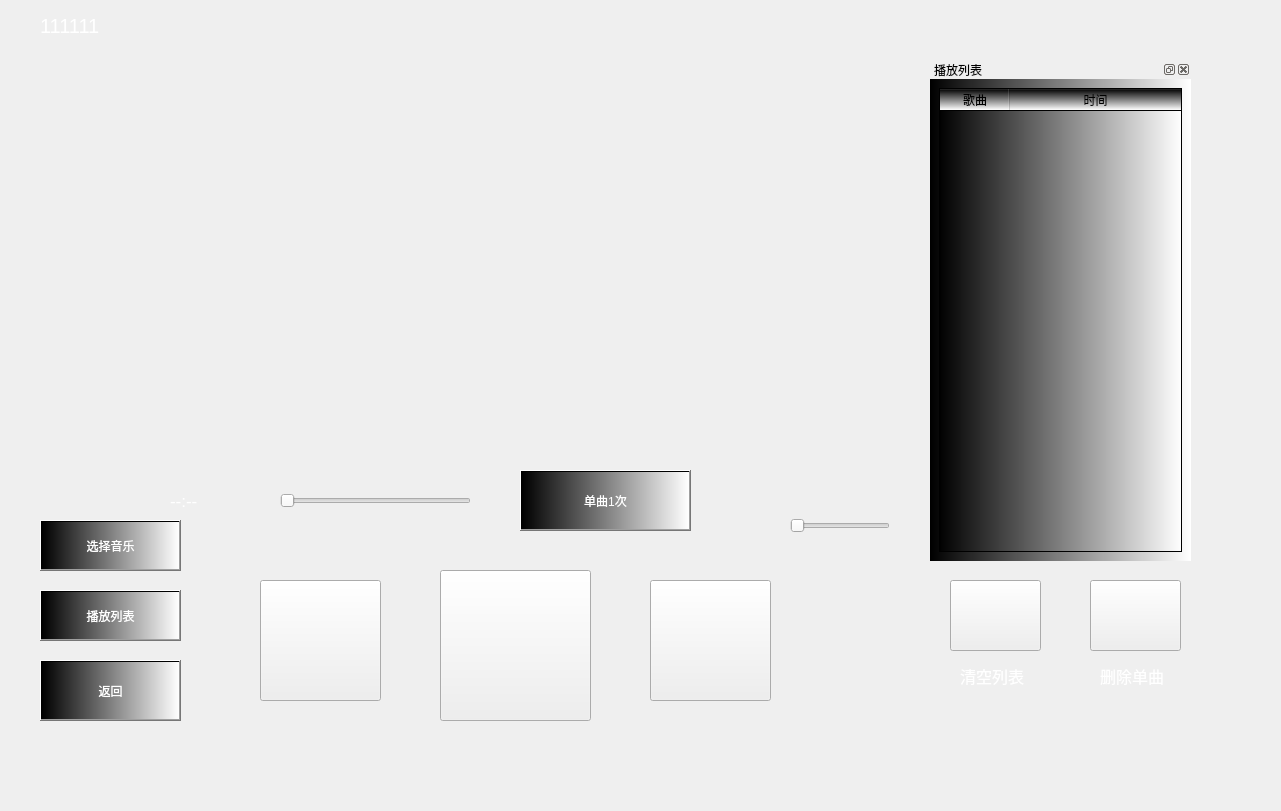
<?xml version="1.0" encoding="UTF-8"?>
<ui version="4.0">
 <class>CarMusic</class>
 <widget class="QMainWindow" name="CarMusic">
  <property name="geometry">
   <rect>
    <x>0</x>
    <y>0</y>
    <width>1281</width>
    <height>811</height>
   </rect>
  </property>
  <property name="windowTitle">
   <string>MainWindow</string>
  </property>
  <widget class="QWidget" name="centralwidget">
   <widget class="QLabel" name="label_4">
    <property name="geometry">
     <rect>
      <x>-10</x>
      <y>0</y>
      <width>1301</width>
      <height>801</height>
     </rect>
    </property>
    <property name="styleSheet">
     <string notr="true">border-image: url(:/new/prefix1/backbroad.png);</string>
    </property>
    <property name="text">
     <string/>
    </property>
   </widget>
   <widget class="QDockWidget" name="dockWidget_playlist">
    <property name="geometry">
     <rect>
      <x>930</x>
      <y>60</y>
      <width>261</width>
      <height>501</height>
     </rect>
    </property>
    <property name="styleSheet">
     <string notr="true">background-color: qlineargradient(spread:pad, x1:0, y1:0, x2:1, y2:0, stop:0 rgba(0, 0, 0, 255), stop:1 rgba(255, 255, 255, 255));</string>
    </property>
    <property name="windowTitle">
     <string>播放列表</string>
    </property>
    <widget class="QWidget" name="dockWidgetContents">
     <layout class="QGridLayout" name="gridLayout_2">
      <item row="0" column="1">
       <widget class="QTableWidget" name="tableWidget_playlist">
        <property name="contextMenuPolicy">
         <enum>Qt::CustomContextMenu</enum>
        </property>
        <property name="styleSheet">
         <string notr="true"/>
        </property>
        <property name="horizontalScrollBarPolicy">
         <enum>Qt::ScrollBarAlwaysOff</enum>
        </property>
        <property name="sizeAdjustPolicy">
         <enum>QAbstractScrollArea::AdjustToContentsOnFirstShow</enum>
        </property>
        <property name="editTriggers">
         <set>QAbstractItemView::NoEditTriggers</set>
        </property>
        <property name="selectionBehavior">
         <enum>QAbstractItemView::SelectRows</enum>
        </property>
        <property name="showGrid">
         <bool>true</bool>
        </property>
        <property name="gridStyle">
         <enum>Qt::SolidLine</enum>
        </property>
        <property name="wordWrap">
         <bool>false</bool>
        </property>
        <attribute name="horizontalHeaderCascadingSectionResizes">
         <bool>false</bool>
        </attribute>
        <attribute name="horizontalHeaderDefaultSectionSize">
         <number>70</number>
        </attribute>
        <attribute name="horizontalHeaderShowSortIndicator" stdset="0">
         <bool>false</bool>
        </attribute>
        <attribute name="horizontalHeaderStretchLastSection">
         <bool>true</bool>
        </attribute>
        <attribute name="verticalHeaderCascadingSectionResizes">
         <bool>false</bool>
        </attribute>
        <column>
         <property name="text">
          <string>歌曲</string>
         </property>
        </column>
        <column>
         <property name="text">
          <string>时间</string>
         </property>
        </column>
       </widget>
      </item>
     </layout>
    </widget>
   </widget>
   <widget class="QWidget" name="verticalLayoutWidget">
    <property name="geometry">
     <rect>
      <x>30</x>
      <y>60</y>
      <width>761</width>
      <height>371</height>
     </rect>
    </property>
    <layout class="QVBoxLayout" name="verticalLayout_video"/>
   </widget>
   <widget class="QPushButton" name="pushButton_mode">
    <property name="geometry">
     <rect>
      <x>520</x>
      <y>470</y>
      <width>171</width>
      <height>61</height>
     </rect>
    </property>
    <property name="styleSheet">
     <string notr="true">background-color: qlineargradient(spread:pad, x1:0, y1:0, x2:1, y2:0, stop:0 rgba(0, 0, 0, 255), stop:1 rgba(255, 255, 255, 255));
color: rgb(255, 255, 255);</string>
    </property>
    <property name="text">
     <string>单曲1次</string>
    </property>
   </widget>
   <widget class="QLabel" name="label_2">
    <property name="geometry">
     <rect>
      <x>530</x>
      <y>480</y>
      <width>31</width>
      <height>31</height>
     </rect>
    </property>
    <property name="styleSheet">
     <string notr="true">border-image: url(:/new/prefix1/music1.png);</string>
    </property>
    <property name="text">
     <string/>
    </property>
   </widget>
   <widget class="QLabel" name="label">
    <property name="geometry">
     <rect>
      <x>730</x>
      <y>510</y>
      <width>51</width>
      <height>91</height>
     </rect>
    </property>
    <property name="styleSheet">
     <string notr="true">border-image: url(:/new/prefix1/horn.png);</string>
    </property>
    <property name="text">
     <string/>
    </property>
   </widget>
   <widget class="QSlider" name="horizontalSlider_volume">
    <property name="geometry">
     <rect>
      <x>790</x>
      <y>510</y>
      <width>100</width>
      <height>31</height>
     </rect>
    </property>
    <property name="minimumSize">
     <size>
      <width>100</width>
      <height>0</height>
     </size>
    </property>
    <property name="maximumSize">
     <size>
      <width>100</width>
      <height>16777215</height>
     </size>
    </property>
    <property name="maximum">
     <number>100</number>
    </property>
    <property name="orientation">
     <enum>Qt::Horizontal</enum>
    </property>
   </widget>
   <widget class="QSlider" name="horizontalSlider_process">
    <property name="geometry">
     <rect>
      <x>280</x>
      <y>490</y>
      <width>191</width>
      <height>22</height>
     </rect>
    </property>
    <property name="styleSheet">
     <string notr="true"/>
    </property>
    <property name="orientation">
     <enum>Qt::Horizontal</enum>
    </property>
   </widget>
   <widget class="QLabel" name="label_time">
    <property name="geometry">
     <rect>
      <x>170</x>
      <y>480</y>
      <width>101</width>
      <height>41</height>
     </rect>
    </property>
    <property name="font">
     <font>
      <pointsize>13</pointsize>
     </font>
    </property>
    <property name="styleSheet">
     <string notr="true">color: rgb(255, 255, 255);
</string>
    </property>
    <property name="text">
     <string>--:--</string>
    </property>
   </widget>
   <widget class="QPushButton" name="pushButton_below">
    <property name="geometry">
     <rect>
      <x>260</x>
      <y>580</y>
      <width>121</width>
      <height>121</height>
     </rect>
    </property>
    <property name="styleSheet">
     <string notr="true">border-image: url(:/new/prefix1/button2.png);</string>
    </property>
    <property name="text">
     <string/>
    </property>
   </widget>
   <widget class="QPushButton" name="pushButton_play">
    <property name="geometry">
     <rect>
      <x>440</x>
      <y>570</y>
      <width>151</width>
      <height>151</height>
     </rect>
    </property>
    <property name="styleSheet">
     <string notr="true">border-image: url(:/new/prefix1/musicc1.png);</string>
    </property>
    <property name="text">
     <string/>
    </property>
   </widget>
   <widget class="QPushButton" name="pushButton_next">
    <property name="geometry">
     <rect>
      <x>650</x>
      <y>580</y>
      <width>121</width>
      <height>121</height>
     </rect>
    </property>
    <property name="styleSheet">
     <string notr="true">border-image: url(:/new/prefix1/button.png);</string>
    </property>
    <property name="text">
     <string/>
    </property>
   </widget>
   <widget class="QPushButton" name="pushButton_2">
    <property name="geometry">
     <rect>
      <x>40</x>
      <y>520</y>
      <width>141</width>
      <height>51</height>
     </rect>
    </property>
    <property name="styleSheet">
     <string notr="true">background-color: qlineargradient(spread:pad, x1:0, y1:0, x2:1, y2:0, stop:0 rgba(0, 0, 0, 255), stop:1 rgba(255, 255, 255, 255));
color: rgb(255, 255, 255);</string>
    </property>
    <property name="text">
     <string>选择音乐</string>
    </property>
   </widget>
   <widget class="QPushButton" name="pushButton">
    <property name="geometry">
     <rect>
      <x>40</x>
      <y>590</y>
      <width>141</width>
      <height>51</height>
     </rect>
    </property>
    <property name="styleSheet">
     <string notr="true">background-color: qlineargradient(spread:pad, x1:0, y1:0, x2:1, y2:0, stop:0 rgba(0, 0, 0, 255), stop:1 rgba(255, 255, 255, 255));
color: rgb(255, 255, 255);
</string>
    </property>
    <property name="text">
     <string>播放列表</string>
    </property>
   </widget>
   <widget class="QPushButton" name="pushButton_return">
    <property name="geometry">
     <rect>
      <x>40</x>
      <y>660</y>
      <width>141</width>
      <height>61</height>
     </rect>
    </property>
    <property name="styleSheet">
     <string notr="true">background-color: qlineargradient(spread:pad, x1:0, y1:0, x2:1, y2:0, stop:0 rgba(0, 0, 0, 255), stop:1 rgba(255, 255, 255, 255));
color: rgb(255, 255, 255);
</string>
    </property>
    <property name="text">
     <string>返回</string>
    </property>
   </widget>
   <widget class="QLabel" name="label_5">
    <property name="geometry">
     <rect>
      <x>930</x>
      <y>50</y>
      <width>281</width>
      <height>521</height>
     </rect>
    </property>
    <property name="text">
     <string/>
    </property>
   </widget>
   <widget class="QPushButton" name="pushButton_delete">
    <property name="geometry">
     <rect>
      <x>1090</x>
      <y>580</y>
      <width>91</width>
      <height>71</height>
     </rect>
    </property>
    <property name="styleSheet">
     <string notr="true">border-image: url(:/new/prefix1/garbage1.png);</string>
    </property>
    <property name="text">
     <string/>
    </property>
   </widget>
   <widget class="QPushButton" name="pushButton_deleteal">
    <property name="geometry">
     <rect>
      <x>950</x>
      <y>580</y>
      <width>91</width>
      <height>71</height>
     </rect>
    </property>
    <property name="styleSheet">
     <string notr="true">border-image: url(:/new/prefix1/garbage1.png);</string>
    </property>
    <property name="text">
     <string/>
    </property>
   </widget>
   <widget class="QLabel" name="label_6">
    <property name="geometry">
     <rect>
      <x>960</x>
      <y>650</y>
      <width>81</width>
      <height>51</height>
     </rect>
    </property>
    <property name="font">
     <font>
      <pointsize>12</pointsize>
     </font>
    </property>
    <property name="styleSheet">
     <string notr="true">color: rgb(255, 255, 255);</string>
    </property>
    <property name="text">
     <string>清空列表</string>
    </property>
   </widget>
   <widget class="QLabel" name="label_7">
    <property name="geometry">
     <rect>
      <x>1100</x>
      <y>650</y>
      <width>81</width>
      <height>51</height>
     </rect>
    </property>
    <property name="font">
     <font>
      <pointsize>12</pointsize>
     </font>
    </property>
    <property name="styleSheet">
     <string notr="true">color: rgb(255, 255, 255);</string>
    </property>
    <property name="text">
     <string>删除单曲</string>
    </property>
   </widget>
   <widget class="QLabel" name="label_warning">
    <property name="geometry">
     <rect>
      <x>721</x>
      <y>10</y>
      <width>51</width>
      <height>41</height>
     </rect>
    </property>
    <property name="styleSheet">
     <string notr="true"/>
    </property>
    <property name="text">
     <string/>
    </property>
   </widget>
   <widget class="QLabel" name="label_10">
    <property name="geometry">
     <rect>
      <x>40</x>
      <y>10</y>
      <width>691</width>
      <height>31</height>
     </rect>
    </property>
    <property name="font">
     <font>
      <pointsize>15</pointsize>
     </font>
    </property>
    <property name="styleSheet">
     <string notr="true">color: rgb(255, 255, 255);</string>
    </property>
    <property name="text">
     <string>111111</string>
    </property>
   </widget>
   <zorder>label_4</zorder>
   <zorder>label_5</zorder>
   <zorder>dockWidget_playlist</zorder>
   <zorder>verticalLayoutWidget</zorder>
   <zorder>pushButton_mode</zorder>
   <zorder>label_2</zorder>
   <zorder>label</zorder>
   <zorder>horizontalSlider_volume</zorder>
   <zorder>horizontalSlider_process</zorder>
   <zorder>label_time</zorder>
   <zorder>pushButton_below</zorder>
   <zorder>pushButton_play</zorder>
   <zorder>pushButton_next</zorder>
   <zorder>pushButton_2</zorder>
   <zorder>pushButton</zorder>
   <zorder>pushButton_return</zorder>
   <zorder>pushButton_delete</zorder>
   <zorder>pushButton_deleteal</zorder>
   <zorder>label_6</zorder>
   <zorder>label_7</zorder>
   <zorder>label_warning</zorder>
   <zorder>label_10</zorder>
  </widget>
 </widget>
 <resources/>
 <connections/>
</ui>
